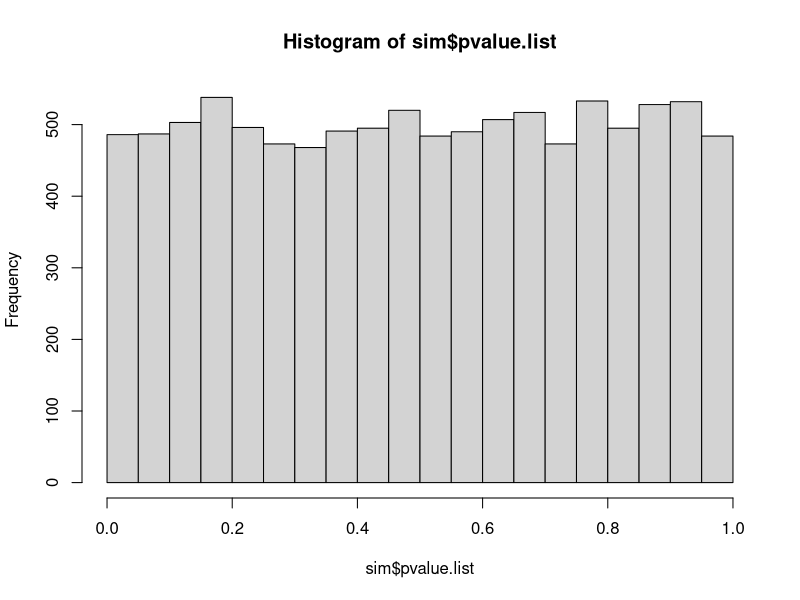
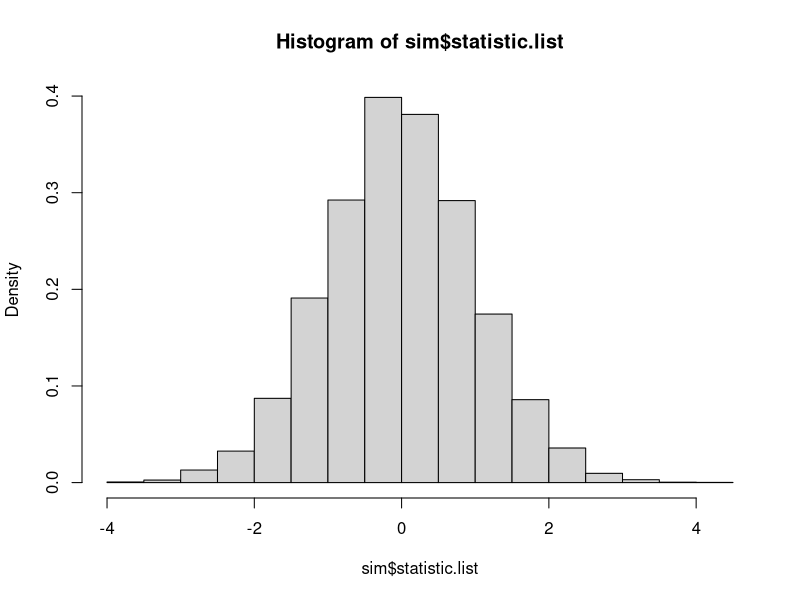

These figures' R source, in order:
## ---- chunk 1
set.seed(5)
sigma=5
Control <- rnorm(30,mean=10,sd=sigma)
Dosage <- rnorm(35,mean=12,sd=sigma)
t_test1 = t.test(Control,Dosage)
t_test1$p.value
## ---- chunk 2

emperical.size <- function(R=10000,
                           mu1=0,mu2=0,
                           sigma1=1,sigma2=1,
                           m=30,n=30,
                           level=.05,
                           value=0,
                           direction="Two") {
  
  #Define empty lists
  statistic.list <- rep(0,R)
  pvalue.list <- rep(0,R)
  size.list = c()
  for (i in 1:R) {

    # Sample realized data
    Control <- rnorm(m,mu1,sigma1)
    Dosage <- rnorm(n,mu2,sigma2)

    # Testing values
    testing.procedure <- t.test(Control,Dosage,mu = value)
    statistic.list[i] <- testing.procedure$statistic
    pvalue.list[i] <- testing.procedure$p.value


  }
  size.list <- c(size.list,testing.procedure$p.value<=level)

  return(list(statistic.list=statistic.list,pvalue.list=pvalue.list,emperical.size=sum(pvalue.list<=level)))
  
}


## ---- chunk 3
ans = emperical.size(R=10,mu1=10, mu2 = 12,sigma1 = 5,sigma2 = 5)
ans
## ---- chunk 4
sim = emperical.size(R = 10000,mu1=10,mu2=10,sigma1=5,sigma2 = 5,n=30,m=30)
sim$emperical.size

## ---- chunk 5
hist(sim$pvalue.list)
## ---- chunk 6
hist(sim$statistic.list,probability = TRUE)

## ---- chunk 7

emperical.size(R=1000,mu1=10,mu2=10,sigma1=5,sigma2=5)$emperical.size

emperical.size(R=1000,mu1=10,mu2=12,sigma1=5,sigma2=5)$emperical.size

emperical.size(R=1000,mu1=10,mu2=14,sigma1=5,sigma2=5)$emperical.size

emperical.size(R=1000,mu1=10,mu2=16,sigma1=5,sigma2=5)$emperical.size

## ---- chunk 8
emperical.size(R=10000,mu1=10,mu2=12,sigma1=10,sigma2=10,m=10,n=10)$emperical.size

emperical.size(R=10000,mu1=10,mu2=12,sigma1=10,sigma2=10,m=30,n=30)$emperical.size

emperical.size(R=10000,mu1=10,mu2=12,sigma1=10,sigma2=10,m=50,n=50)$emperical.size

emperical.size(R=10000,mu1=10,mu2=12,sigma1=10,sigma2=10,m=100,n=100)$emperical.size

